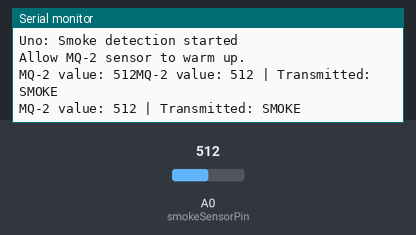
Simulated run of this sketch. Board: Arduino Uno, built with avr-gcc and run on an emulated ATmega328P. Parts: the last lines printed to the serial monitor. Inputs (shaded band) come from the test bench; at power-on: A0 (smokeSensorPin) = 512. No radio packets arrive unless stated.

Above: at 1.5 s.
1.6 s: A0 (smokeSensorPin) set to 127
At 2.7 s:
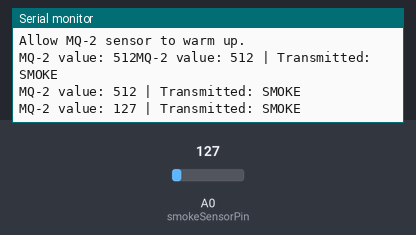
3.1 s: A0 (smokeSensorPin) set to 106
At 4.4 s:
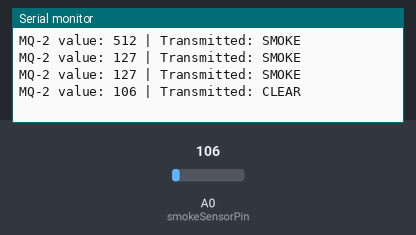

The sketch:

alert_unit.ino
```cpp
// Arduino Uno:

#include <RH_ASK.h>
#include <SPI.h>
#include <string.h>

// 433 MHz transmitter DATA -> Uno D12
// MQ-2 analog output (AO) -> Uno A0

RH_ASK rfDriver(2000, 11, 12, 10);

const int smokeSensorPin = A0;
const int smokeThreshold = 120;

const unsigned long sendInterval = 300;
unsigned long lastSendTime = 0;

void setup() {
  Serial.begin(9600);

  if (!rfDriver.init()) {
    Serial.println("RF transmitter initialization failed!");

    while (true) {
      delay(1000);
    }
  }

  Serial.println("Uno: Smoke detection started");
  Serial.println("Allow MQ-2 sensor to warm up.");
}

void loop() {
  int smokeValue = analogRead(smokeSensorPin);

  Serial.print("MQ-2 value: ");
  Serial.print(smokeValue);

  if (millis() - lastSendTime >= sendInterval) {
    lastSendTime = millis();

    const char *message;

    if (smokeValue >= smokeThreshold) {
      message = "SMOKE";
    } else {
      message = "CLEAR";
    }

    rfDriver.send(
      (uint8_t *)message,
      strlen(message)
    );

    rfDriver.waitPacketSent();

    Serial.print(" | Transmitted: ");
    Serial.println(message);
  }

  delay(700);
}
```

Measured:
- the behaviour switches between 120 and 119 on A0 (smokeSensorPin) (found by bisection; images 1 and 2)
- after the input at 1.6 s, the serial monitor: prints a new line after 0.63 s (image 1)
- after the input at 3.1 s, the serial monitor: prints a new line after 0.66 s (image 2)
